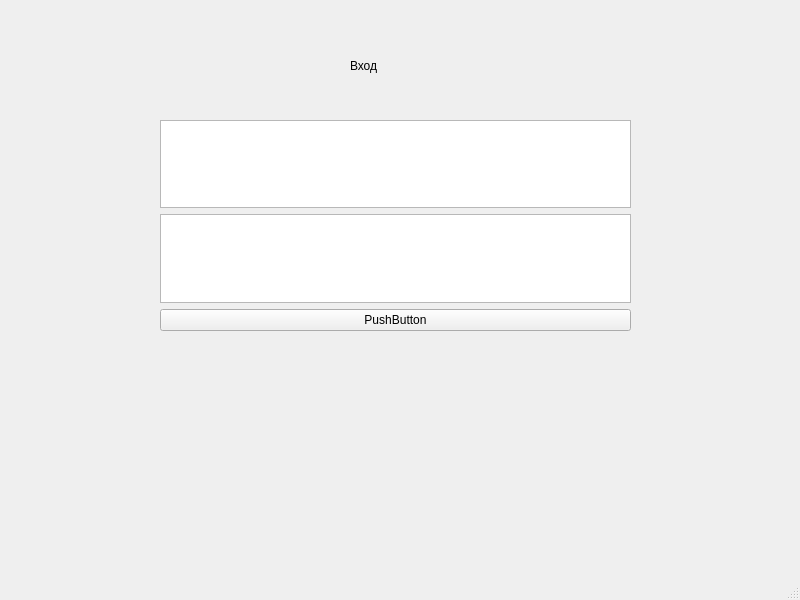
<?xml version="1.0" encoding="UTF-8"?>
<ui version="4.0">
 <class>MainWindow</class>
 <widget class="QMainWindow" name="MainWindow">
  <property name="geometry">
   <rect>
    <x>0</x>
    <y>0</y>
    <width>800</width>
    <height>600</height>
   </rect>
  </property>
  <property name="windowTitle">
   <string>MainWindow</string>
  </property>
  <widget class="QWidget" name="centralwidget">
   <widget class="QLabel" name="label">
    <property name="geometry">
     <rect>
      <x>350</x>
      <y>30</y>
      <width>81</width>
      <height>71</height>
     </rect>
    </property>
    <property name="text">
     <string>Вход</string>
    </property>
   </widget>
   <widget class="QWidget" name="">
    <property name="geometry">
     <rect>
      <x>160</x>
      <y>120</y>
      <width>471</width>
      <height>211</height>
     </rect>
    </property>
    <layout class="QVBoxLayout" name="verticalLayout">
     <item>
      <widget class="QTextEdit" name="textEdit"/>
     </item>
     <item>
      <widget class="QTextEdit" name="textEdit_2"/>
     </item>
     <item>
      <widget class="QPushButton" name="pushButton">
       <property name="text">
        <string>PushButton</string>
       </property>
      </widget>
     </item>
    </layout>
   </widget>
  </widget>
  <widget class="QMenuBar" name="menubar">
   <property name="geometry">
    <rect>
     <x>0</x>
     <y>0</y>
     <width>800</width>
     <height>24</height>
    </rect>
   </property>
  </widget>
  <widget class="QStatusBar" name="statusbar"/>
 </widget>
 <resources/>
 <connections/>
</ui>
